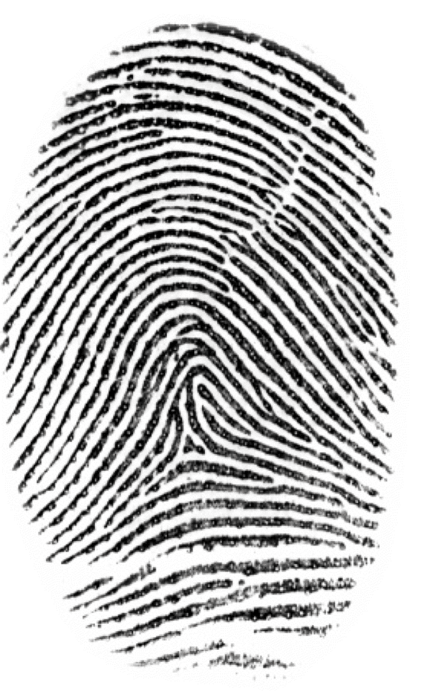
#> input picture Third year/cv/Lab_work_7/img/fingerprint1.png, 424 x 698 px, found by its file name
$ python Holovnia_lab7_2.py
#> lines starting #> are read from the running program, lines starting #| are printed output that depends on the picture
import cv2
import numpy as np

def extract_features(image_path):
    # Завантаження зображення
#> called with image_path = 'fingerprint1.png'
    img = cv2.imread(image_path, cv2.IMREAD_GRAYSCALE)
#> img: shape (698, 424); min 0, max 255, mean 188.8

    sift = cv2.SIFT_create()

    keypoints, descriptors = sift.detectAndCompute(img, None)
#> keypoints = 3686 keypoints; strongest (x, y, size): (321, 114, 6.1), (308, 158, 4.9), (170, 219, 5), (7, 328, 4.8)

    return descriptors

# Функція для порівняння особливостей
def compare_features(features1, features2):
    # Порівняння особливостей
    bf = cv2.BFMatcher()
    matches = bf.knnMatch(features1, features2, k=2)

    # Визначення "хороших" збігів
    good_matches = []
    for m, n in matches:
        if m.distance < 0.75 * n.distance:
            good_matches.append([m])

    # Розрахунок відношення кількості "хороших" збігів до загальної кількості збігів
    similarity_ratio = len(good_matches) / len(matches)

    return similarity_ratio

# Зразок відомих відбитків пальців (зображення та їх особливості)
known_fingerprints = {
    'user1': extract_features('fingerprint1.png'),
    'user2': extract_features('fingerprint2.png'),
    #'user22': extract_features('fingerprint3.png'),
}
#> call 2 of extract_features, with image_path = 'fingerprint2.png'
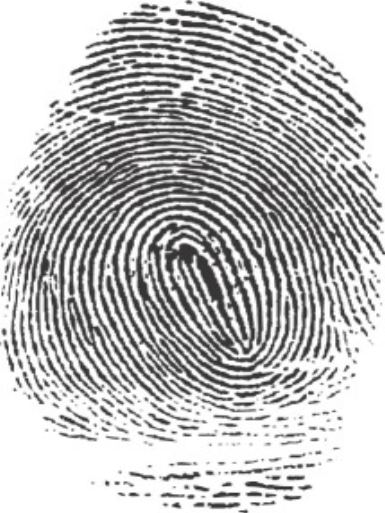
#> input picture Third year/cv/Lab_work_7/img/fingerprint2.png, 385 x 513 px, found by its file name
#> in extract_features (call 2), `keypoints, descriptors = sift.detectAndCompute(img, None)`: keypoints = 3478 keypoints; strongest (x, y, size): (176, 505, 4), (107, 483, 2.9), (362, 137, 3.5), (166, 9, 4.3)

# Зображення відбитка пальця, яке потрібно ідентифікувати
unknown_fingerprint = extract_features('fingerprintTest.png')
#> call 3 of extract_features, with image_path = 'fingerprintTest.png'
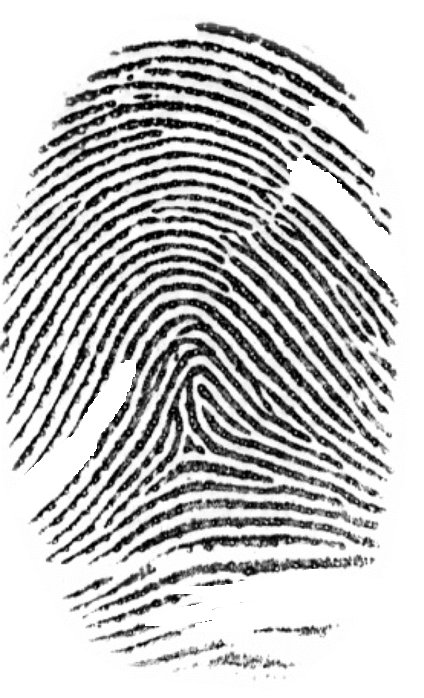
#> input picture Third year/cv/Lab_work_7/img/fingerprintTest.png, 424 x 698 px, found by its file name
#> in extract_features (call 3), `keypoints, descriptors = sift.detectAndCompute(img, None)`: keypoints = 3321 keypoints; strongest (x, y, size): (307, 157, 4), (174, 598, 6.7), (170, 219, 5), (228, 581, 3.9)
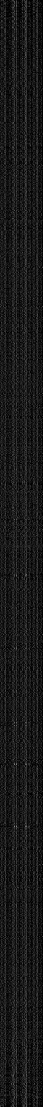
#> unknown_fingerprint: shape (3321, 128) float32 (shown at 1/3 size); min 0, max 182, mean 25

# Порівняння з відомими відбитками пальців
for user, features in known_fingerprints.items():
    similarity_ratio = compare_features(features, unknown_fingerprint)
    if similarity_ratio > 0.1:  # Задайте поріг для визначення співпадіння
        print(f"Користувач ідентифікований як {user}")
        break
else:
    print("Користувач не ідентифікований")
#> this loop made 1 pass
#| Користувач ідентифікований як user1
